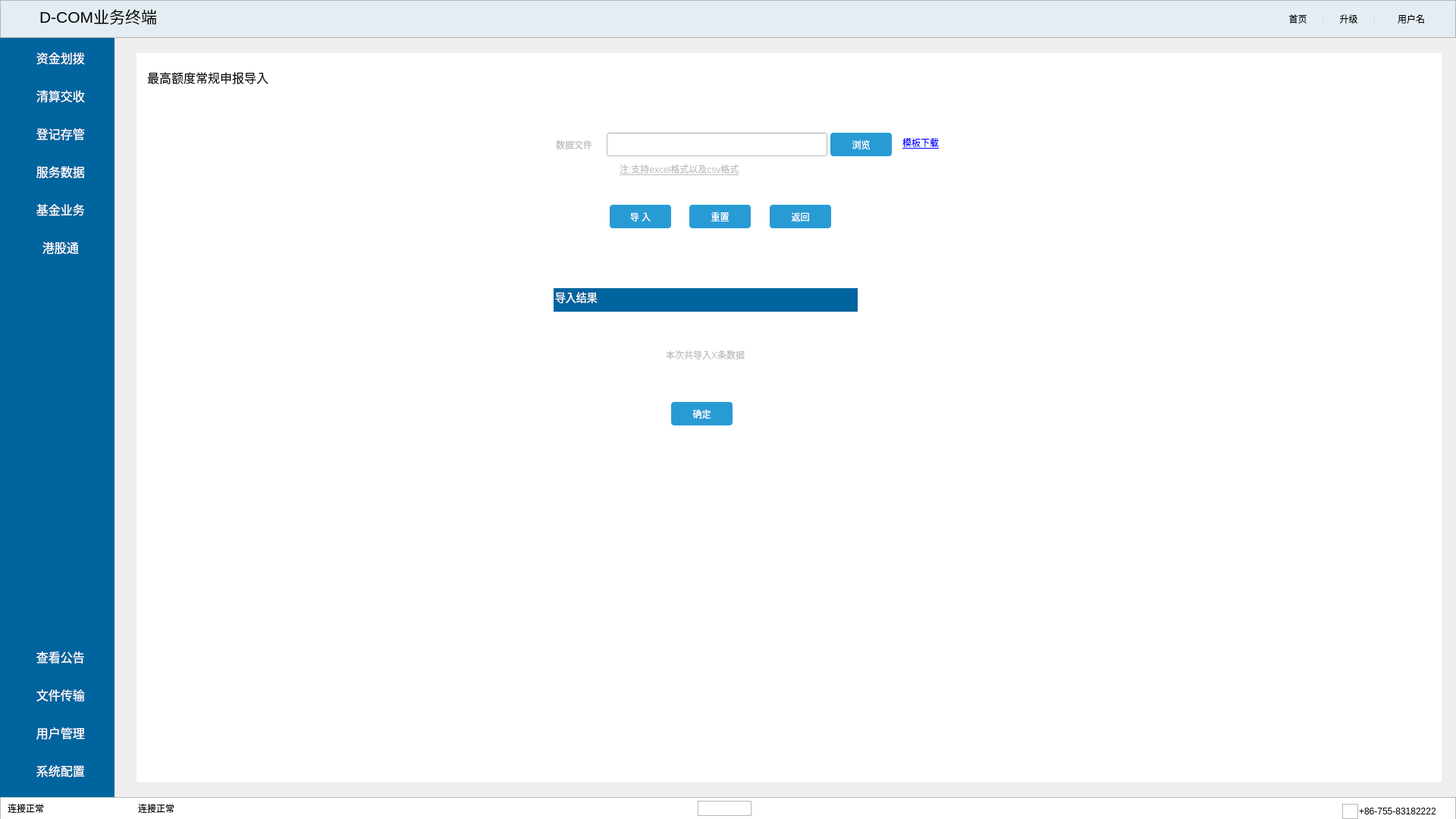
<?xml version="1.0" encoding="UTF-8"?>
<ui version="4.0">
 <class>ImportOfDeclarations</class>
 <widget class="QWidget" name="ImportOfDeclarations">
  <property name="geometry">
   <rect>
    <x>0</x>
    <y>0</y>
    <width>1920</width>
    <height>1080</height>
   </rect>
  </property>
  <property name="windowTitle">
   <string>Form</string>
  </property>
  <widget class="QUndoView" name="undoView">
   <property name="geometry">
    <rect>
     <x>0</x>
     <y>1051</y>
     <width>1920</width>
     <height>30</height>
    </rect>
   </property>
  </widget>
  <widget class="QFrame" name="frame_3">
   <property name="geometry">
    <rect>
     <x>10</x>
     <y>10</y>
     <width>41</width>
     <height>31</height>
    </rect>
   </property>
   <property name="styleSheet">
    <string notr="true">border-image: url(:/Image/logo.png);
background-color: transparent;</string>
   </property>
   <property name="frameShape">
    <enum>QFrame::StyledPanel</enum>
   </property>
   <property name="frameShadow">
    <enum>QFrame::Raised</enum>
   </property>
  </widget>
  <widget class="QFrame" name="frame">
   <property name="geometry">
    <rect>
     <x>920</x>
     <y>1056</y>
     <width>71</width>
     <height>20</height>
    </rect>
   </property>
   <property name="styleSheet">
    <string notr="true">image: url(:/Image/CSDClogo.png);</string>
   </property>
   <property name="frameShape">
    <enum>QFrame::StyledPanel</enum>
   </property>
   <property name="frameShadow">
    <enum>QFrame::Raised</enum>
   </property>
  </widget>
  <widget class="QSplitter" name="splitter">
   <property name="geometry">
    <rect>
     <x>1680</x>
     <y>10</y>
     <width>228</width>
     <height>30</height>
    </rect>
   </property>
   <property name="styleSheet">
    <string notr="true">border-style: none;
background-color: rgb(228, 237, 243);</string>
   </property>
   <property name="orientation">
    <enum>Qt::Horizontal</enum>
   </property>
   <widget class="QPushButton" name="pushButton">
    <property name="styleSheet">
     <string notr="true">border-style: none;
background-color: rgb(228, 237, 243);</string>
    </property>
    <property name="text">
     <string>首页</string>
    </property>
    <property name="icon">
     <iconset resource="res.qrc">
      <normaloff>:/Image/homePage.png</normaloff>:/Image/homePage.png</iconset>
    </property>
    <property name="iconSize">
     <size>
      <width>30</width>
      <height>30</height>
     </size>
    </property>
    <property name="autoDefault">
     <bool>false</bool>
    </property>
    <property name="default">
     <bool>false</bool>
    </property>
    <property name="flat">
     <bool>false</bool>
    </property>
   </widget>
   <widget class="QPushButton" name="pushButton_2">
    <property name="styleSheet">
     <string notr="true">border-style: none;
background-color: rgb(228, 237, 243);</string>
    </property>
    <property name="text">
     <string>升级</string>
    </property>
    <property name="icon">
     <iconset resource="res.qrc">
      <normaloff>:/Image/upgrade.png</normaloff>:/Image/upgrade.png</iconset>
    </property>
    <property name="iconSize">
     <size>
      <width>30</width>
      <height>30</height>
     </size>
    </property>
   </widget>
   <widget class="QPushButton" name="pushButton_3">
    <property name="styleSheet">
     <string notr="true">border-style: none;
background-color: rgb(228, 237, 243);</string>
    </property>
    <property name="text">
     <string>用户名</string>
    </property>
    <property name="icon">
     <iconset resource="res.qrc">
      <normaloff>:/Image/user.png</normaloff>:/Image/user.png</iconset>
    </property>
    <property name="iconSize">
     <size>
      <width>30</width>
      <height>30</height>
     </size>
    </property>
   </widget>
  </widget>
  <widget class="QLineEdit" name="lineEdit_4">
   <property name="geometry">
    <rect>
     <x>50</x>
     <y>10</y>
     <width>300</width>
     <height>30</height>
    </rect>
   </property>
   <property name="font">
    <font>
     <pointsize>16</pointsize>
    </font>
   </property>
   <property name="styleSheet">
    <string notr="true">background-color: transparent;</string>
   </property>
   <property name="text">
    <string>D-COM业务终端</string>
   </property>
   <property name="frame">
    <bool>false</bool>
   </property>
   <property name="cursorPosition">
    <number>9</number>
   </property>
   <property name="readOnly">
    <bool>true</bool>
   </property>
  </widget>
  <widget class="QLineEdit" name="lineEdit_2">
   <property name="geometry">
    <rect>
     <x>180</x>
     <y>1060</y>
     <width>131</width>
     <height>16</height>
    </rect>
   </property>
   <property name="inputMethodHints">
    <set>Qt::ImhTime</set>
   </property>
   <property name="text">
    <string>连接正常</string>
   </property>
   <property name="frame">
    <bool>false</bool>
   </property>
   <property name="readOnly">
    <bool>true</bool>
   </property>
  </widget>
  <widget class="QLineEdit" name="lineEdit">
   <property name="geometry">
    <rect>
     <x>10</x>
     <y>1060</y>
     <width>51</width>
     <height>16</height>
    </rect>
   </property>
   <property name="text">
    <string>连接正常</string>
   </property>
   <property name="frame">
    <bool>false</bool>
   </property>
   <property name="readOnly">
    <bool>true</bool>
   </property>
  </widget>
  <widget class="QLineEdit" name="lineEdit_3">
   <property name="geometry">
    <rect>
     <x>1790</x>
     <y>1060</y>
     <width>121</width>
     <height>20</height>
    </rect>
   </property>
   <property name="text">
    <string>+86-755-83182222</string>
   </property>
   <property name="frame">
    <bool>false</bool>
   </property>
   <property name="readOnly">
    <bool>true</bool>
   </property>
  </widget>
  <widget class="QUndoView" name="undoView_2">
   <property name="geometry">
    <rect>
     <x>0</x>
     <y>0</y>
     <width>1920</width>
     <height>50</height>
    </rect>
   </property>
   <property name="styleSheet">
    <string notr="true">background-color: rgb(228, 237, 243);</string>
   </property>
  </widget>
  <widget class="QWidget" name="widget" native="true">
   <property name="geometry">
    <rect>
     <x>0</x>
     <y>50</y>
     <width>1921</width>
     <height>1001</height>
    </rect>
   </property>
   <widget class="QWidget" name="widget_2" native="true">
    <property name="geometry">
     <rect>
      <x>0</x>
      <y>0</y>
      <width>151</width>
      <height>1001</height>
     </rect>
    </property>
    <property name="styleSheet">
     <string notr="true">background-color: rgb(0, 100, 158);</string>
    </property>
    <widget class="QToolButton" name="toolButton">
     <property name="geometry">
      <rect>
       <x>0</x>
       <y>60</y>
       <width>151</width>
       <height>31</height>
      </rect>
     </property>
     <property name="styleSheet">
      <string notr="true">color: rgb(255, 255, 255);
border-style: flat;
background: transparent;
font-size: 16px;
</string>
     </property>
     <property name="text">
      <string>  清算交收</string>
     </property>
     <property name="icon">
      <iconset resource="res.qrc">
       <normaloff>:/Image/set.png</normaloff>:/Image/set.png</iconset>
     </property>
     <property name="iconSize">
      <size>
       <width>20</width>
       <height>20</height>
      </size>
     </property>
     <property name="toolButtonStyle">
      <enum>Qt::ToolButtonTextBesideIcon</enum>
     </property>
    </widget>
    <widget class="QToolButton" name="toolButton_2">
     <property name="geometry">
      <rect>
       <x>0</x>
       <y>110</y>
       <width>151</width>
       <height>31</height>
      </rect>
     </property>
     <property name="styleSheet">
      <string notr="true">color: rgb(255, 255, 255);
border-style: flat;
background: transparent;
font-size: 16px;
</string>
     </property>
     <property name="text">
      <string>  登记存管</string>
     </property>
     <property name="icon">
      <iconset resource="res.qrc">
       <normaloff>:/Image/control.png</normaloff>:/Image/control.png</iconset>
     </property>
     <property name="iconSize">
      <size>
       <width>20</width>
       <height>20</height>
      </size>
     </property>
     <property name="toolButtonStyle">
      <enum>Qt::ToolButtonTextBesideIcon</enum>
     </property>
    </widget>
    <widget class="QToolButton" name="toolButton_3">
     <property name="enabled">
      <bool>true</bool>
     </property>
     <property name="geometry">
      <rect>
       <x>0</x>
       <y>160</y>
       <width>151</width>
       <height>31</height>
      </rect>
     </property>
     <property name="sizePolicy">
      <sizepolicy hsizetype="Fixed" vsizetype="Fixed">
       <horstretch>0</horstretch>
       <verstretch>0</verstretch>
      </sizepolicy>
     </property>
     <property name="mouseTracking">
      <bool>false</bool>
     </property>
     <property name="focusPolicy">
      <enum>Qt::TabFocus</enum>
     </property>
     <property name="contextMenuPolicy">
      <enum>Qt::DefaultContextMenu</enum>
     </property>
     <property name="acceptDrops">
      <bool>false</bool>
     </property>
     <property name="autoFillBackground">
      <bool>false</bool>
     </property>
     <property name="styleSheet">
      <string notr="true">color: rgb(255, 255, 255);
border-style: flat;
background: transparent;
font-size: 16px;
</string>
     </property>
     <property name="text">
      <string>  服务数据</string>
     </property>
     <property name="icon">
      <iconset resource="res.qrc">
       <normaloff>:/Image/data.png</normaloff>:/Image/data.png</iconset>
     </property>
     <property name="iconSize">
      <size>
       <width>20</width>
       <height>20</height>
      </size>
     </property>
     <property name="checkable">
      <bool>false</bool>
     </property>
     <property name="autoRepeat">
      <bool>false</bool>
     </property>
     <property name="autoExclusive">
      <bool>false</bool>
     </property>
     <property name="autoRepeatDelay">
      <number>300</number>
     </property>
     <property name="toolButtonStyle">
      <enum>Qt::ToolButtonTextBesideIcon</enum>
     </property>
     <property name="autoRaise">
      <bool>false</bool>
     </property>
     <property name="arrowType">
      <enum>Qt::NoArrow</enum>
     </property>
    </widget>
    <widget class="QToolButton" name="toolButton_4">
     <property name="geometry">
      <rect>
       <x>0</x>
       <y>10</y>
       <width>151</width>
       <height>31</height>
      </rect>
     </property>
     <property name="layoutDirection">
      <enum>Qt::LeftToRight</enum>
     </property>
     <property name="styleSheet">
      <string notr="true">color: rgb(255, 255, 255);
border-style: flat;
background: transparent;
align-items: center;
font-size: 16px;
</string>
     </property>
     <property name="text">
      <string>  资金划拨</string>
     </property>
     <property name="icon">
      <iconset resource="res.qrc">
       <normaloff>:/Image/fund.png</normaloff>:/Image/fund.png</iconset>
     </property>
     <property name="iconSize">
      <size>
       <width>20</width>
       <height>20</height>
      </size>
     </property>
     <property name="popupMode">
      <enum>QToolButton::DelayedPopup</enum>
     </property>
     <property name="toolButtonStyle">
      <enum>Qt::ToolButtonTextBesideIcon</enum>
     </property>
    </widget>
    <widget class="QToolButton" name="toolButton_5">
     <property name="enabled">
      <bool>true</bool>
     </property>
     <property name="geometry">
      <rect>
       <x>0</x>
       <y>210</y>
       <width>151</width>
       <height>31</height>
      </rect>
     </property>
     <property name="sizePolicy">
      <sizepolicy hsizetype="Fixed" vsizetype="Fixed">
       <horstretch>0</horstretch>
       <verstretch>0</verstretch>
      </sizepolicy>
     </property>
     <property name="mouseTracking">
      <bool>false</bool>
     </property>
     <property name="focusPolicy">
      <enum>Qt::TabFocus</enum>
     </property>
     <property name="contextMenuPolicy">
      <enum>Qt::DefaultContextMenu</enum>
     </property>
     <property name="acceptDrops">
      <bool>false</bool>
     </property>
     <property name="autoFillBackground">
      <bool>false</bool>
     </property>
     <property name="styleSheet">
      <string notr="true">color: rgb(255, 255, 255);
border-style: flat;
background: transparent;
font-size: 16px;
</string>
     </property>
     <property name="text">
      <string>  基金业务</string>
     </property>
     <property name="icon">
      <iconset resource="res.qrc">
       <normaloff>:/Image/fs.png</normaloff>:/Image/fs.png</iconset>
     </property>
     <property name="iconSize">
      <size>
       <width>20</width>
       <height>20</height>
      </size>
     </property>
     <property name="checkable">
      <bool>false</bool>
     </property>
     <property name="autoRepeat">
      <bool>false</bool>
     </property>
     <property name="autoExclusive">
      <bool>false</bool>
     </property>
     <property name="autoRepeatDelay">
      <number>300</number>
     </property>
     <property name="toolButtonStyle">
      <enum>Qt::ToolButtonTextBesideIcon</enum>
     </property>
     <property name="autoRaise">
      <bool>false</bool>
     </property>
     <property name="arrowType">
      <enum>Qt::NoArrow</enum>
     </property>
    </widget>
    <widget class="QToolButton" name="toolButton_6">
     <property name="enabled">
      <bool>true</bool>
     </property>
     <property name="geometry">
      <rect>
       <x>0</x>
       <y>260</y>
       <width>151</width>
       <height>31</height>
      </rect>
     </property>
     <property name="sizePolicy">
      <sizepolicy hsizetype="Fixed" vsizetype="Fixed">
       <horstretch>0</horstretch>
       <verstretch>0</verstretch>
      </sizepolicy>
     </property>
     <property name="mouseTracking">
      <bool>false</bool>
     </property>
     <property name="focusPolicy">
      <enum>Qt::TabFocus</enum>
     </property>
     <property name="contextMenuPolicy">
      <enum>Qt::DefaultContextMenu</enum>
     </property>
     <property name="acceptDrops">
      <bool>false</bool>
     </property>
     <property name="autoFillBackground">
      <bool>false</bool>
     </property>
     <property name="styleSheet">
      <string notr="true">color: rgb(255, 255, 255);
border-style: flat;
background: transparent;
font-size: 16px;
</string>
     </property>
     <property name="text">
      <string>  港股通</string>
     </property>
     <property name="icon">
      <iconset resource="res.qrc">
       <normaloff>:/Image/ai.png</normaloff>:/Image/ai.png</iconset>
     </property>
     <property name="iconSize">
      <size>
       <width>20</width>
       <height>20</height>
      </size>
     </property>
     <property name="checkable">
      <bool>false</bool>
     </property>
     <property name="autoRepeat">
      <bool>false</bool>
     </property>
     <property name="autoExclusive">
      <bool>false</bool>
     </property>
     <property name="autoRepeatDelay">
      <number>300</number>
     </property>
     <property name="toolButtonStyle">
      <enum>Qt::ToolButtonTextBesideIcon</enum>
     </property>
     <property name="autoRaise">
      <bool>false</bool>
     </property>
     <property name="arrowType">
      <enum>Qt::NoArrow</enum>
     </property>
    </widget>
    <widget class="QToolButton" name="toolButton_7">
     <property name="enabled">
      <bool>true</bool>
     </property>
     <property name="geometry">
      <rect>
       <x>0</x>
       <y>800</y>
       <width>151</width>
       <height>31</height>
      </rect>
     </property>
     <property name="sizePolicy">
      <sizepolicy hsizetype="Fixed" vsizetype="Fixed">
       <horstretch>0</horstretch>
       <verstretch>0</verstretch>
      </sizepolicy>
     </property>
     <property name="mouseTracking">
      <bool>false</bool>
     </property>
     <property name="focusPolicy">
      <enum>Qt::TabFocus</enum>
     </property>
     <property name="contextMenuPolicy">
      <enum>Qt::DefaultContextMenu</enum>
     </property>
     <property name="acceptDrops">
      <bool>false</bool>
     </property>
     <property name="autoFillBackground">
      <bool>false</bool>
     </property>
     <property name="styleSheet">
      <string notr="true">color: rgb(255, 255, 255);
border-style: flat;
background: transparent;
font-size: 16px;
</string>
     </property>
     <property name="text">
      <string>  查看公告</string>
     </property>
     <property name="icon">
      <iconset resource="res.qrc">
       <normaloff>:/Image/check.png</normaloff>:/Image/check.png</iconset>
     </property>
     <property name="iconSize">
      <size>
       <width>20</width>
       <height>20</height>
      </size>
     </property>
     <property name="checkable">
      <bool>false</bool>
     </property>
     <property name="autoRepeat">
      <bool>false</bool>
     </property>
     <property name="autoExclusive">
      <bool>false</bool>
     </property>
     <property name="autoRepeatDelay">
      <number>300</number>
     </property>
     <property name="toolButtonStyle">
      <enum>Qt::ToolButtonTextBesideIcon</enum>
     </property>
     <property name="autoRaise">
      <bool>false</bool>
     </property>
     <property name="arrowType">
      <enum>Qt::NoArrow</enum>
     </property>
    </widget>
    <widget class="QToolButton" name="toolButton_8">
     <property name="enabled">
      <bool>true</bool>
     </property>
     <property name="geometry">
      <rect>
       <x>0</x>
       <y>850</y>
       <width>151</width>
       <height>31</height>
      </rect>
     </property>
     <property name="sizePolicy">
      <sizepolicy hsizetype="Fixed" vsizetype="Fixed">
       <horstretch>0</horstretch>
       <verstretch>0</verstretch>
      </sizepolicy>
     </property>
     <property name="mouseTracking">
      <bool>false</bool>
     </property>
     <property name="focusPolicy">
      <enum>Qt::TabFocus</enum>
     </property>
     <property name="contextMenuPolicy">
      <enum>Qt::DefaultContextMenu</enum>
     </property>
     <property name="acceptDrops">
      <bool>false</bool>
     </property>
     <property name="autoFillBackground">
      <bool>false</bool>
     </property>
     <property name="styleSheet">
      <string notr="true">color: rgb(255, 255, 255);
border-style: flat;
background: transparent;
font-size: 16px;
</string>
     </property>
     <property name="text">
      <string>  文件传输</string>
     </property>
     <property name="icon">
      <iconset resource="res.qrc">
       <normaloff>:/Image/folder.png</normaloff>:/Image/folder.png</iconset>
     </property>
     <property name="iconSize">
      <size>
       <width>20</width>
       <height>20</height>
      </size>
     </property>
     <property name="checkable">
      <bool>false</bool>
     </property>
     <property name="autoRepeat">
      <bool>false</bool>
     </property>
     <property name="autoExclusive">
      <bool>false</bool>
     </property>
     <property name="autoRepeatDelay">
      <number>300</number>
     </property>
     <property name="toolButtonStyle">
      <enum>Qt::ToolButtonTextBesideIcon</enum>
     </property>
     <property name="autoRaise">
      <bool>false</bool>
     </property>
     <property name="arrowType">
      <enum>Qt::NoArrow</enum>
     </property>
    </widget>
    <widget class="QToolButton" name="toolButton_9">
     <property name="enabled">
      <bool>true</bool>
     </property>
     <property name="geometry">
      <rect>
       <x>0</x>
       <y>900</y>
       <width>151</width>
       <height>31</height>
      </rect>
     </property>
     <property name="sizePolicy">
      <sizepolicy hsizetype="Fixed" vsizetype="Fixed">
       <horstretch>0</horstretch>
       <verstretch>0</verstretch>
      </sizepolicy>
     </property>
     <property name="mouseTracking">
      <bool>false</bool>
     </property>
     <property name="focusPolicy">
      <enum>Qt::TabFocus</enum>
     </property>
     <property name="contextMenuPolicy">
      <enum>Qt::DefaultContextMenu</enum>
     </property>
     <property name="acceptDrops">
      <bool>false</bool>
     </property>
     <property name="autoFillBackground">
      <bool>false</bool>
     </property>
     <property name="styleSheet">
      <string notr="true">color: rgb(255, 255, 255);
border-style: flat;
background: transparent;
font-size: 16px;
</string>
     </property>
     <property name="text">
      <string>  用户管理</string>
     </property>
     <property name="icon">
      <iconset resource="res.qrc">
       <normaloff>:/Image/usercontrol.png</normaloff>:/Image/usercontrol.png</iconset>
     </property>
     <property name="iconSize">
      <size>
       <width>20</width>
       <height>20</height>
      </size>
     </property>
     <property name="checkable">
      <bool>false</bool>
     </property>
     <property name="autoRepeat">
      <bool>false</bool>
     </property>
     <property name="autoExclusive">
      <bool>false</bool>
     </property>
     <property name="autoRepeatDelay">
      <number>300</number>
     </property>
     <property name="toolButtonStyle">
      <enum>Qt::ToolButtonTextBesideIcon</enum>
     </property>
     <property name="autoRaise">
      <bool>false</bool>
     </property>
     <property name="arrowType">
      <enum>Qt::NoArrow</enum>
     </property>
    </widget>
    <widget class="QToolButton" name="toolButton_10">
     <property name="enabled">
      <bool>true</bool>
     </property>
     <property name="geometry">
      <rect>
       <x>0</x>
       <y>950</y>
       <width>151</width>
       <height>31</height>
      </rect>
     </property>
     <property name="sizePolicy">
      <sizepolicy hsizetype="Fixed" vsizetype="Fixed">
       <horstretch>0</horstretch>
       <verstretch>0</verstretch>
      </sizepolicy>
     </property>
     <property name="mouseTracking">
      <bool>false</bool>
     </property>
     <property name="focusPolicy">
      <enum>Qt::TabFocus</enum>
     </property>
     <property name="contextMenuPolicy">
      <enum>Qt::DefaultContextMenu</enum>
     </property>
     <property name="acceptDrops">
      <bool>false</bool>
     </property>
     <property name="autoFillBackground">
      <bool>false</bool>
     </property>
     <property name="styleSheet">
      <string notr="true">color: rgb(255, 255, 255);
border-style: flat;
background: transparent;
font-size: 16px;
</string>
     </property>
     <property name="text">
      <string>  系统配置</string>
     </property>
     <property name="icon">
      <iconset resource="res.qrc">
       <normaloff>:/Image/system.png</normaloff>:/Image/system.png</iconset>
     </property>
     <property name="iconSize">
      <size>
       <width>20</width>
       <height>20</height>
      </size>
     </property>
     <property name="checkable">
      <bool>false</bool>
     </property>
     <property name="autoRepeat">
      <bool>false</bool>
     </property>
     <property name="autoExclusive">
      <bool>false</bool>
     </property>
     <property name="autoRepeatDelay">
      <number>300</number>
     </property>
     <property name="toolButtonStyle">
      <enum>Qt::ToolButtonTextBesideIcon</enum>
     </property>
     <property name="autoRaise">
      <bool>false</bool>
     </property>
     <property name="arrowType">
      <enum>Qt::NoArrow</enum>
     </property>
    </widget>
   </widget>
   <widget class="QWidget" name="widget_3" native="true">
    <property name="geometry">
     <rect>
      <x>150</x>
      <y>0</y>
      <width>1771</width>
      <height>1001</height>
     </rect>
    </property>
    <widget class="QWidget" name="widget_4" native="true">
     <property name="geometry">
      <rect>
       <x>30</x>
       <y>20</y>
       <width>1721</width>
       <height>961</height>
      </rect>
     </property>
     <property name="styleSheet">
      <string notr="true">background-color: rgb(255, 255, 255);</string>
     </property>
     <widget class="QLineEdit" name="lineEdit_5">
      <property name="enabled">
       <bool>false</bool>
      </property>
      <property name="geometry">
       <rect>
        <x>0</x>
        <y>20</y>
        <width>261</width>
        <height>31</height>
       </rect>
      </property>
      <property name="styleSheet">
       <string notr="true">margin-left: 10px;
color: black;
padding: 2px;
font-size: 16px;</string>
      </property>
      <property name="text">
       <string>最高额度常规申报导入</string>
      </property>
      <property name="frame">
       <bool>false</bool>
      </property>
     </widget>
     <widget class="QLabel" name="label">
      <property name="enabled">
       <bool>false</bool>
      </property>
      <property name="geometry">
       <rect>
        <x>550</x>
        <y>110</y>
        <width>61</width>
        <height>21</height>
       </rect>
      </property>
      <property name="styleSheet">
       <string notr="true">vertical-align: middle;
margin-right: 10px;
width: 150px;</string>
      </property>
      <property name="text">
       <string>数据文件</string>
      </property>
     </widget>
     <widget class="QLineEdit" name="lineEdit_6">
      <property name="enabled">
       <bool>false</bool>
      </property>
      <property name="geometry">
       <rect>
        <x>620</x>
        <y>105</y>
        <width>291</width>
        <height>31</height>
       </rect>
      </property>
     </widget>
     <widget class="QPushButton" name="pushButton_5">
      <property name="enabled">
       <bool>true</bool>
      </property>
      <property name="geometry">
       <rect>
        <x>910</x>
        <y>95</y>
        <width>91</width>
        <height>51</height>
       </rect>
      </property>
      <property name="styleSheet">
       <string notr="true">margin: 10px 5px;
  background-color: #289bd5;
  color: #fff;
  border-radius: 4px;
  padding: 5px 10px;
  border: none;</string>
      </property>
      <property name="text">
       <string>浏览</string>
      </property>
     </widget>
     <widget class="QLineEdit" name="lineEdit_7">
      <property name="enabled">
       <bool>false</bool>
      </property>
      <property name="geometry">
       <rect>
        <x>630</x>
        <y>140</y>
        <width>291</width>
        <height>31</height>
       </rect>
      </property>
      <property name="styleSheet">
       <string notr="true">position: absolute;
top: 24px;
margin: 5px;
font-size: small;
text-decoration: underline;
width: auto;</string>
      </property>
      <property name="text">
       <string>注:支持excel格式以及csv格式</string>
      </property>
      <property name="frame">
       <bool>false</bool>
      </property>
      <property name="readOnly">
       <bool>true</bool>
      </property>
     </widget>
     <widget class="QLineEdit" name="lineEdit_8">
      <property name="enabled">
       <bool>false</bool>
      </property>
      <property name="geometry">
       <rect>
        <x>1000</x>
        <y>100</y>
        <width>71</width>
        <height>41</height>
       </rect>
      </property>
      <property name="styleSheet">
       <string notr="true">color: blue;
text-decoration: underline;
margin: 10px;</string>
      </property>
      <property name="text">
       <string>模板下载</string>
      </property>
      <property name="frame">
       <bool>false</bool>
      </property>
      <property name="readOnly">
       <bool>true</bool>
      </property>
     </widget>
     <widget class="QPushButton" name="pushButton_17">
      <property name="enabled">
       <bool>true</bool>
      </property>
      <property name="geometry">
       <rect>
        <x>619</x>
        <y>190</y>
        <width>91</width>
        <height>51</height>
       </rect>
      </property>
      <property name="styleSheet">
       <string notr="true">margin: 10px 5px;
  background-color: #289bd5;
  color: #fff;
  border-radius: 4px;
  padding: 5px 10px;
  border: none;</string>
      </property>
      <property name="text">
       <string>导 入</string>
      </property>
     </widget>
     <widget class="QPushButton" name="pushButton_18">
      <property name="enabled">
       <bool>true</bool>
      </property>
      <property name="geometry">
       <rect>
        <x>724</x>
        <y>190</y>
        <width>91</width>
        <height>51</height>
       </rect>
      </property>
      <property name="styleSheet">
       <string notr="true">margin: 10px 5px;
  background-color: #289bd5;
  color: #fff;
  border-radius: 4px;
  padding: 5px 10px;
  border: none;</string>
      </property>
      <property name="text">
       <string>重置</string>
      </property>
     </widget>
     <widget class="QPushButton" name="pushButton_19">
      <property name="enabled">
       <bool>true</bool>
      </property>
      <property name="geometry">
       <rect>
        <x>830</x>
        <y>190</y>
        <width>91</width>
        <height>51</height>
       </rect>
      </property>
      <property name="styleSheet">
       <string notr="true">margin: 10px 5px;
  background-color: #289bd5;
  color: #fff;
  border-radius: 4px;
  padding: 5px 10px;
  border: none;</string>
      </property>
      <property name="text">
       <string>返回</string>
      </property>
     </widget>
     <widget class="QWidget" name="widget_5" native="true">
      <property name="geometry">
       <rect>
        <x>550</x>
        <y>310</y>
        <width>401</width>
        <height>211</height>
       </rect>
      </property>
      <widget class="QPushButton" name="pushButton_6">
       <property name="enabled">
        <bool>true</bool>
       </property>
       <property name="geometry">
        <rect>
         <x>150</x>
         <y>140</y>
         <width>91</width>
         <height>51</height>
        </rect>
       </property>
       <property name="styleSheet">
        <string notr="true">margin: 10px 5px;
  background-color: #289bd5;
  color: #fff;
  border-radius: 4px;
  padding: 5px 10px;
  border: none;</string>
       </property>
       <property name="text">
        <string>确定</string>
       </property>
      </widget>
      <widget class="QLineEdit" name="lineEdit_10">
       <property name="enabled">
        <bool>false</bool>
       </property>
       <property name="geometry">
        <rect>
         <x>0</x>
         <y>0</y>
         <width>401</width>
         <height>31</height>
        </rect>
       </property>
       <property name="styleSheet">
        <string notr="true">background-color: rgb(0, 100, 158);
color:rgb(255, 255, 255);
font-size:14px</string>
       </property>
       <property name="text">
        <string>导入结果</string>
       </property>
       <property name="frame">
        <bool>false</bool>
       </property>
      </widget>
      <widget class="QToolButton" name="toolButton_11">
       <property name="geometry">
        <rect>
         <x>350</x>
         <y>0</y>
         <width>51</width>
         <height>31</height>
        </rect>
       </property>
       <property name="styleSheet">
        <string notr="true">background: transparent;
border:none;
color:black;
font-size:20px;</string>
       </property>
       <property name="text">
        <string/>
       </property>
       <property name="icon">
        <iconset resource="res.qrc">
         <normaloff>:/Image/login_close.png</normaloff>:/Image/login_close.png</iconset>
       </property>
      </widget>
      <widget class="QLineEdit" name="lineEdit_9">
       <property name="enabled">
        <bool>false</bool>
       </property>
       <property name="geometry">
        <rect>
         <x>100</x>
         <y>80</y>
         <width>201</width>
         <height>21</height>
        </rect>
       </property>
       <property name="styleSheet">
        <string notr="true"/>
       </property>
       <property name="text">
        <string>本次共导入X条数据</string>
       </property>
       <property name="frame">
        <bool>false</bool>
       </property>
       <property name="alignment">
        <set>Qt::AlignCenter</set>
       </property>
       <property name="readOnly">
        <bool>true</bool>
       </property>
      </widget>
     </widget>
    </widget>
   </widget>
   <zorder>widget_3</zorder>
   <zorder>widget_2</zorder>
  </widget>
  <widget class="QFrame" name="frame_2">
   <property name="geometry">
    <rect>
     <x>1770</x>
     <y>1060</y>
     <width>21</width>
     <height>20</height>
    </rect>
   </property>
   <property name="styleSheet">
    <string notr="true">image: url(:/Image/phone.png);</string>
   </property>
   <property name="frameShape">
    <enum>QFrame::StyledPanel</enum>
   </property>
   <property name="frameShadow">
    <enum>QFrame::Raised</enum>
   </property>
  </widget>
  <zorder>undoView</zorder>
  <zorder>frame</zorder>
  <zorder>lineEdit_2</zorder>
  <zorder>lineEdit</zorder>
  <zorder>lineEdit_3</zorder>
  <zorder>undoView_2</zorder>
  <zorder>widget</zorder>
  <zorder>frame_2</zorder>
  <zorder>splitter</zorder>
  <zorder>frame_3</zorder>
  <zorder>lineEdit_4</zorder>
 </widget>
 <resources>
  <include location="res.qrc"/>
 </resources>
 <connections/>
</ui>
